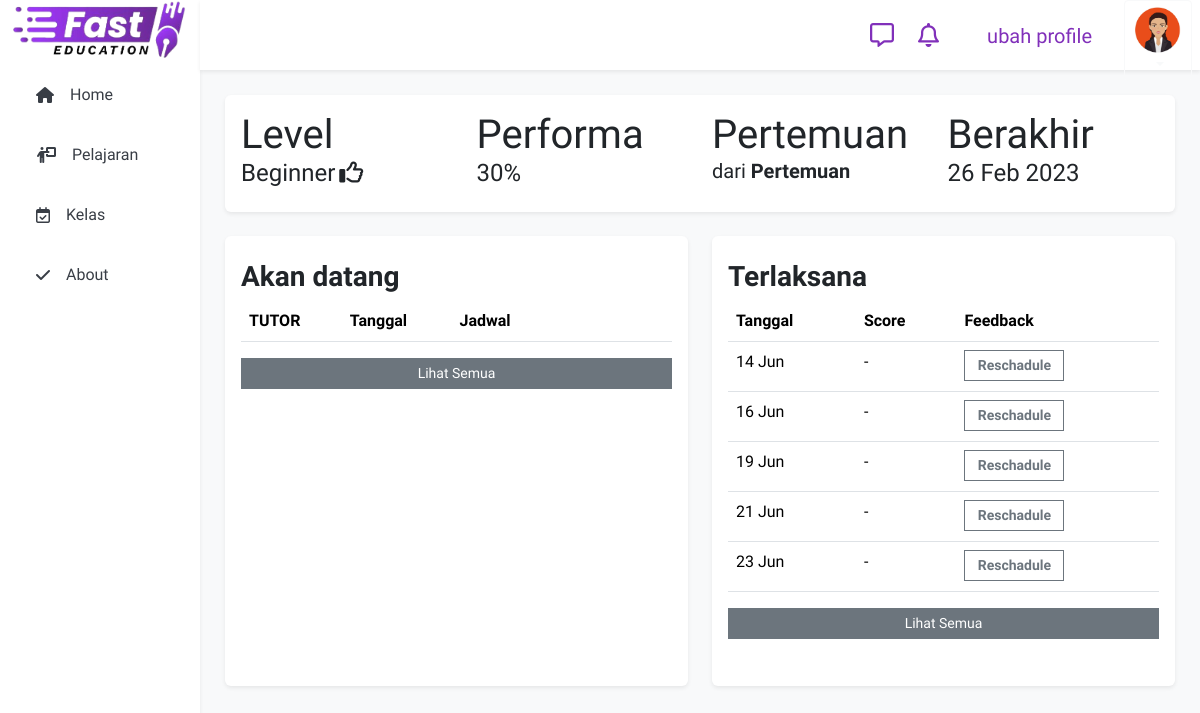
/kelas/ (signed in), run on the app's committed database.
### config/models.py (models this page shows, shortened)
class Setting(models.Model):
    title       = models.CharField(max_length=224)
    sub         = models.TextField()
    icon        = models.FileField(upload_to='landing', blank=True, )
    logo        = models.FileField(upload_to='landing', blank=True, )
    foto        = models.FileField(upload_to='landing', blank=True, )
    fotoadv     = models.FileField(upload_to='landing', blank=True, )
    alamat      = models.CharField(max_length=224, blank=True, )
    telp        = models.CharField(blank=True,max_length=13 )
    email       = models.EmailField(blank=True, )
    ig          = models.CharField(max_length=224, blank=True, )
    fb          = models.CharField(max_length=224, blank=True, )
    tiktok      = models.CharField(max_length=224, blank=True, )
    youtube     = models.CharField(max_length=224, blank=True, )
    komisi_teacher = models.IntegerField(default=70)
    komisi_developer = models.IntegerField(default=7)
    komisi_owner = models.IntegerField(default=23)

class Level(models.Model):
    name        = models.CharField(max_length=224,  unique=True)
    keterangan  = models.CharField(max_length=224)

### akun/models.py (models this page shows, shortened)
class Users(models.Model):
    user        = models.ForeignKey(user_root, blank=True, null=True ,on_delete=models.CASCADE, related_name="user_user")
    birth       = models.DateField(null=True, blank=True)
    address     = models.CharField(max_length=224, blank=True)
    photo       = models.FileField(upload_to='photo/profile', blank=True, null=True)
    join        = models.DateField(auto_now_add=True)                           # kapan join
    kelas       = models.IntegerField(default=1)
    testi       = models.TextField(blank=True)
    phone       = models.CharField(max_length=224, blank=True)
    promo       = models.BooleanField(default=False)
    teacher     = models.BooleanField(default=False)
    xp          = models.IntegerField(default=0)
    nyawa       = models.IntegerField(default=0)
    game        = models.IntegerField(default=0)
    mahkota     = models.IntegerField(default=0)
    level       = models.ForeignKey(Level,to_field='name', default='Beginner',on_delete=models.CASCADE, related_name="progress_user")

### kelas/models.py (models this page shows, shortened)
class UserMeeting(models.Model):
    mentor      = models.ForeignKey(user_root, blank=True, null=True,on_delete=models.CASCADE, related_name="mentor_meeting")
    user        = models.ForeignKey(user_root, blank=True, null=True,on_delete=models.CASCADE, related_name="user_meeting")
    kelas       = models.ForeignKey(Kelas, blank=True, null=True,on_delete=models.CASCADE, related_name="user_meeting")
    program     = models.ForeignKey(Program, blank=True, null=True,on_delete=models.CASCADE, related_name="user_meeting")
    transaksi   = models.ForeignKey('transaksi.Transaksi', blank=True, null=True,on_delete=models.CASCADE, related_name="user_transaksi")
    start       = models.DateField(auto_now_add=True)
    end         = models.DateField(auto_now=False, auto_now_add=False, blank=True, null=True)
    meetremain  = models.IntegerField(default=0)

class UserSchadule(models.Model):
    room        = models.ForeignKey(Kelas,blank=True, null=True,on_delete=models.CASCADE, related_name="room_room")
    schadule    = models.ForeignKey(Schadule,blank=True, null=True,on_delete=models.CASCADE, related_name="room_schadule")
    user        = models.ForeignKey(user_root,blank=True, null=True,on_delete=models.CASCADE,related_name="user_room")
    meeting     = models.ForeignKey(UserMeeting,blank=True, null=True,on_delete=models.CASCADE,related_name="user_meeting")
    hadir       = models.BooleanField(default=False)
    feedback    = models.CharField(max_length=225, blank=True, null=True)
    performance = models.IntegerField(blank=True, null=True)
    tanggal     = models.DateField(auto_now=False, auto_now_add=False, blank=True, null=True)

### kelas/views.py (the view, shortened to what this page needs)
# urls.py: path('', views.index, name="index"),
def index(request):
    transaksi               = Transaksi.objects.filter(user=request.user, terbayar=True)
    meeting                 = UserMeeting.objects.filter(transaksi=transaksi.filter(terpakai=True).first(), mentor__isnull=False)
    room                    = UserSchadule.objects.filter(user=request.user)
    if not transaksi.exists():
        return redirect("kelas:upgrade")
    if not transaksi.filter(terpakai=True).exists():
        return redirect("kelas:jadwal")
    context["user"]         = Users.objects.get(user=request.user)
    context['yet']          = room.filter(hadir=False, tanggal__gte=x).order_by("tanggal")[:5]
    context['done']         = room.filter(tanggal__lt=x)[:5]
    context['meeting']      = meeting.first()
    return render(request, "kelas/index.html", context)

### config/templatetags/custom_tags.py (called while the page is built)
@register.simple_tag
def random_int(a, b=None):
    if b is None:
        a, b = 0, a
    return random.randint(a, b)

### config/utils.py (called while the page is built)
def is_date_in_range(request):
    if not request.user.is_authenticated:
        return False
    premium = Premium.objects.filter(user=request.user)
    if not premium.exists():
        return False
    return premium.premium_start <= datetime.now() <= premium.premium_end

def beforeRequest(request):
    if request.user.is_authenticated:
        user = Users.objects.filter(user=request.user.id)
        if not user.exists():
            Users.objects.create(user=request.user)

def config(request):
    beforeRequest(request)
    context = {}
    context['config']   = Setting.objects.get()
    context['me']       = Users.objects.get(user=request.user) if request.user.is_authenticated else ''
    context['premium']  = is_date_in_range(request) if request.user.is_authenticated else False
    context['mentorlist']   = Users.objects.filter(teacher=True)
    return context

### templates/kelas/index.html (shortened to what this page needs)
{% extends 'dashboard.html' %}
{% load static %}
{% block content %}
<div class="content">
  <div class="bg-white rounded shadow-sm">
    <div class="container p-3">
      <div class="row">
        <div class="col-6 col-md-3">
          <div class="display-6">Level</div>
          <div class="h4 fw-light">{{user.level.name}}<i class="ms-1 fa-regular fa-thumbs-up"></i></div>
        </div>
        <div class="col-6 col-md-3">
          <div class="display-6">Performa</div>
          <div class="h4 fw-light">30%</div>
        </div>
        <div class="col-6 col-md-3">
          <div class="display-6">Pertemuan</div>
          <div class="h5 fw-semibold">{{meeting.meetremains}} <span class="fw-lighter">dari</span> {{meeting.accountlevel.meeting}} Pertemuan</div>
        </div>
        <div class="col-6 col-md-3">
          <div class="display-6">Berakhir</div>
          <div class="h4 fw-light">{{meeting.end|date:"d M Y"}}</div>
        </div>
      </div>
    </div>
  </div>
  <div class="row">
    <div class="col-md-12 col-lg-6 mt-4">
      <div class="container shadow-sm rounded bg-white p-3" style="height: 450px;">
        <p class="h3 fw-semibold my-2">Akan datang</p>
        <table class="table  table-hover">
          <thead>
            <tr>
              <th scope="col">TUTOR</th>
              <th scope="col">Tanggal</th>
              <th scope="col">Jadwal</th>
              <th scope="col" style="width: 120px;"></th>
            </tr>
          </thead>
        </table>
        <div class="d-grid"><a href="{% url 'kelas:pertemuan' %}" class="btn btn-secondary btn-sm rounded-0">Lihat Semua</a></div>
      </div>
    </div>
    <div class="col-md-12 col-lg-6 mt-4">
        <div class="container shadow-sm rounded bg-white p-3" style="height: 450px;">
          <p class="h3 fw-semibold my-2">Terlaksana</p>
          <table class="table  table-hover">
            <thead>
              <tr>
                <th scope="col">Tanggal</th>
                <th scope="col">Score</th>
                <th scope="col">Feedback</th>
              </tr>
            </thead>
            <tbody>
              {% for y in done %}
              <tr style="height: 50px;">
                <td>{{y.tanggal|date:"d M"}}</td>
                <td>{% if y.performance %}{{y.performance}}/10{% else %} - {% endif %}</td>
                <td>{% if y.hadir %}{{y.feedback}}{% else %}<a href="#" onclick="reschadule('{{y.tanggal}}','{{y.room.get_time_display}}','{{y.id}}')" style="width: 100px;" class="btn btn-outline-secondary fw-semibold rounded-0 btn-sm" data-bs-toggle="modal" data-bs-target="#exampleModal">Reschadule</a>{% endif %} </td>
              </tr>
              {% endfor %}
          </table>
          <div class="d-grid"><a href="{% url 'kelas:pertemuan' %}" class="btn btn-secondary btn-sm rounded-0">Lihat Semua</a></div>
        </div>
    </div>
  </div>
</div>
{% endblock content %}

### templates/snippets/sidebar.html
<div class="sidebar h6 shadow-sm" id="sidebar">
    <div class="d-none d-md-block"><img src="/media/{{config.icon}}" alt="logo" style="height: 60px;"></div>
    {% if peran == 'user' %}
    <a {% if url == 'index' %}class="active"{% endif %} href="{% url 'home' %}"><i class="fas fa-home me-3"></i> <span class="d-none d-sm-block">Home</span></a>
    <a {% if url == 'modul' %}class="active"{% endif %} href="{% url 'modul:index' %}"><i class="fa-solid fa-person-chalkboard me-3"></i><span class="d-none d-sm-block">Pelajaran</span></a>
    <a {% if url == 'kelas' %}class="active"{% endif %} href="{% url 'kelas:index' %}"><i class="fa-regular fa-calendar-check me-3"></i><span class="d-none d-sm-block">Kelas</span></a>
    <a href="#about"><i class="fa-solid fa-check me-3"></i><span class="d-none d-sm-block">About</span></a>
    {% endif %}
</div>

### static/css/dashboard.css (style rules this page uses)
body { margin: 0; }
.sidebar { margin: 0; padding-left: 10px; width: 200px; background-color: #fff; position: fixed; height: 100%; overflow: auto; z-index: 2; }
.sidebar a { display: flex; color: #393E46; padding-left: 16px; padding-right: 16px; margin: 10px; height: 50px; text-decoration: none; align-items: center; border-radius: 15px; transition: background-color .2s; }
.content { display: block; position: absolute; top: calc(50% + 70px); left: calc(50% + 200px); transform: translate(calc(-50% - 100px), calc(-50% - 35px)); width: calc(100% - 250px); max-width: 1600px; height:calc(100% - 120px); }
.content > .row > .mt-4 { position: relative; height: 100%; }

### static/css/style.css (style rules this page uses)
* { font-family: 'Titillium Web', sans-serif; }

### data on the page
Setting: icon (picture)
Users: level.name "Beginner"
UserMeeting: end "26 Feb 2023"
UserSchadule: tanggal "14 Jun"
UserSchadule: tanggal "16 Jun"
UserSchadule: tanggal "19 Jun"
UserSchadule: tanggal "21 Jun"
UserSchadule: tanggal "23 Jun"
